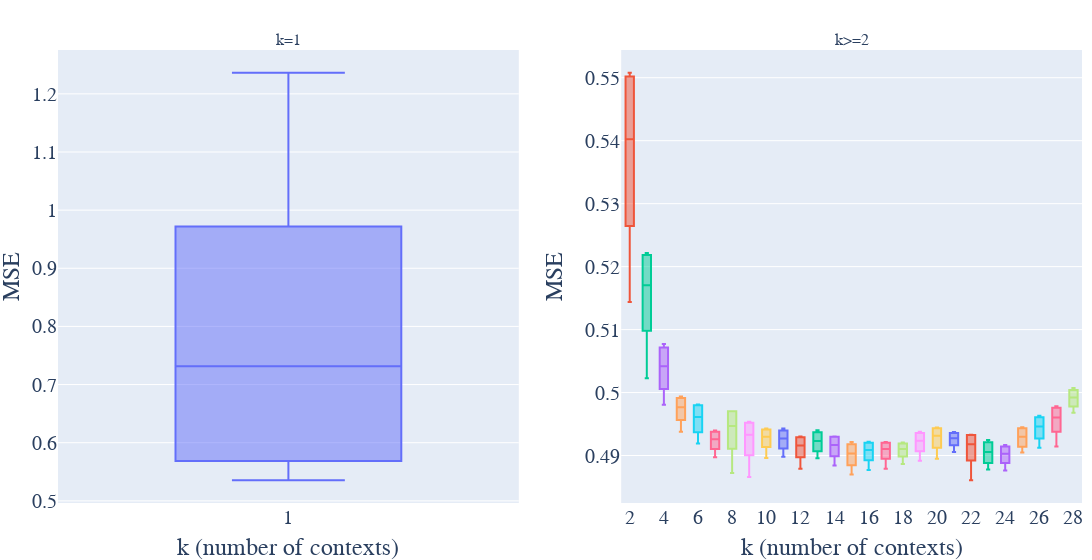

This figure's notebook cell:
### Code cell
import plotly.graph_objects as go
from plotly.subplots import make_subplots
# Create a Box trace for each row in the data
# Create a Box trace for each 'Name' in the data
# Initialize a DataFrame to store the simulated data
# Create a Box trace for each row in the data
# Create a Box trace for each 'Name' in the data


# Create traces for data points 1 and 2
traces_1_2 = []
for idx, row in data.iterrows():
    if int(row['Name']) <= 1:
        traces_1_2.append(go.Box(
            y=[row['min_score'], row['mean_score'] - row['std_score'], row['mean_score'], row['mean_score'] + row['std_score'], row['max_score']],
            name=int(row['Name']),
            boxpoints=False,
            line_width=2,
        ))

# Create traces for data points 3 and above
traces_3_plus = []
for idx, row in data.iterrows():
    if int(row['Name']) > 1 and int(row['Name']) <= 28:
        traces_3_plus.append(go.Box(
            y=[row['min_score'], row['mean_score'] - row['std_score'], row['mean_score'], row['mean_score'] + row['std_score'], row['max_score']],
            name=int(row['Name']),
            boxpoints=False,
            line_width=2,
        ))

# Create a figure with two subplots
fig = make_subplots(rows=1, cols=2, subplot_titles=("k=1", "k>=2"))

# Add traces to the subplots
for trace in traces_1_2:
    fig.add_trace(trace, row=1, col=1)

for trace in traces_3_plus:
    fig.add_trace(trace, row=1, col=2)

# Update the layout
fig.update_layout(
    # title_text="Mean Squared Error for Different Number of Datasets (k)",
    
    yaxis_title='MSE',
    xaxis_title='k (number of contexts)',
    width=1200,  # Width of the figure in pixels
    # height=400,  # Height of the figure in pixels
    autosize=False,
    showlegend=False,
    margin=dict(l=0, r=10, t=50, b=50),
    font=dict(
        family="Arial",  # Font family
        size=20,  # Font size
    ),
    # yaxis=dict(
    #     title_font=dict(
    #         size=14,  # Y-axis title font size
    #     ),
    #     tickfont=dict(
    #         size=12,  # Y-axis tick font size
    #     ),
    # ),
    # xaxis=dict(
    #     tickfont=dict(
    #         size=12,  # X-axis tick font size
    #     ),
    # ),
)

# add y axis title for both subplots
fig.update_yaxes(title_text="MSE", row=1, col=2)
fig.update_xaxes(title_text="k (number of contexts)", row=1, col=2)
# log scale for y axis
# fig.update_yaxes(type="log")
# Save the figure as a PDF
fig.write_image("paper/k-study.pdf")
fig.show()

### Figure 1 — Plotly figure (JSON) as saved in the notebook; plotly's stock layout.template omitted (floating-point values rounded to 4 significant figures)
{"data": [{"boxpoints": false, "line": {"width": 2}, "name": "1", "type": "box", "xaxis": "x", "y": [0.5353, 0.5799, 0.7317, 0.8835, 1.236], "yaxis": "y"}, {"boxpoints": false, "line": {"width": 2}, "name": "2", "type": "box", "xaxis": "x2", "y": [0.5144, 0.5305, 0.5402, 0.55, 0.5508], "yaxis": "y2"}, {"boxpoints": false, "line": {"width": 2}, "name": "3", "type": "box", "xaxis": "x2", "y": [0.5023, 0.5123, 0.517, 0.5217, 0.5221], "yaxis": "y2"}, {"boxpoints": false, "line": {"width": 2}, "name": "4", "type": "box", "xaxis": "x2", "y": [0.4981, 0.5014, 0.5042, 0.507, 0.5077], "yaxis": "y2"}, {"boxpoints": false, "line": {"width": 2}, "name": "5", "type": "box", "xaxis": "x2", "y": [0.4938, 0.4962, 0.4977, 0.4991, 0.4994], "yaxis": "y2"}, {"boxpoints": false, "line": {"width": 2}, "name": "6", "type": "box", "xaxis": "x2", "y": [0.4919, 0.4943, 0.4961, 0.498, 0.4981], "yaxis": "y2"}, {"boxpoints": false, "line": {"width": 2}, "name": "7", "type": "box", "xaxis": "x2", "y": [0.4897, 0.4915, 0.4926, 0.4937, 0.494], "yaxis": "y2"}, {"boxpoints": false, "line": {"width": 2}, "name": "8", "type": "box", "xaxis": "x2", "y": [0.4872, 0.4924, 0.4947, 0.497, 0.497], "yaxis": "y2"}, {"boxpoints": false, "line": {"width": 2}, "name": "9", "type": "box", "xaxis": "x2", "y": [0.4866, 0.4912, 0.4933, 0.4954, 0.4951], "yaxis": "y2"}, {"boxpoints": false, "line": {"width": 2}, "name": "10", "type": "box", "xaxis": "x2", "y": [0.4896, 0.4919, 0.493, 0.4941, 0.4943], "yaxis": "y2"}, {"boxpoints": false, "line": {"width": 2}, "name": "11", "type": "box", "xaxis": "x2", "y": [0.4898, 0.4916, 0.4927, 0.4939, 0.4943], "yaxis": "y2"}, {"boxpoints": false, "line": {"width": 2}, "name": "12", "type": "box", "xaxis": "x2", "y": [0.4879, 0.4903, 0.4916, 0.4929, 0.493], "yaxis": "y2"}, {"boxpoints": false, "line": {"width": 2}, "name": "13", "type": "box", "xaxis": "x2", "y": [0.4896, 0.491, 0.4923, 0.4936, 0.494], "yaxis": "y2"}, {"boxpoints": false, "line": {"width": 2}, "name": "14", "type": "box", "xaxis": "x2", "y": [0.4884, 0.4904, 0.4917, 0.4929, 0.493], "yaxis": "y2"}, {"boxpoints": false, "line": {"width": 2}, "name": "15", "type": "box", "xaxis": "x2", "y": [0.487, 0.4889, 0.4903, 0.4917, 0.4921], "yaxis": "y2"}, {"boxpoints": false, "line": {"width": 2}, "name": "16", "type": "box", "xaxis": "x2", "y": [0.4877, 0.4897, 0.4909, 0.492, 0.4922], "yaxis": "y2"}, {"boxpoints": false, "line": {"width": 2}, "name": "17", "type": "box", "xaxis": "x2", "y": [0.4879, 0.49, 0.491, 0.492, 0.4922], "yaxis": "y2"}, {"boxpoints": false, "line": {"width": 2}, "name": "18", "type": "box", "xaxis": "x2", "y": [0.4886, 0.4902, 0.4911, 0.4919, 0.4921], "yaxis": "y2"}, {"boxpoints": false, "line": {"width": 2}, "name": "19", "type": "box", "xaxis": "x2", "y": [0.4892, 0.4912, 0.4923, 0.4935, 0.4938], "yaxis": "y2"}, {"boxpoints": false, "line": {"width": 2}, "name": "20", "type": "box", "xaxis": "x2", "y": [0.4895, 0.4918, 0.4931, 0.4944, 0.4943], "yaxis": "y2"}, {"boxpoints": false, "line": {"width": 2}, "name": "21", "type": "box", "xaxis": "x2", "y": [0.4906, 0.492, 0.4928, 0.4935, 0.4937], "yaxis": "y2"}, {"boxpoints": false, "line": {"width": 2}, "name": "22", "type": "box", "xaxis": "x2", "y": [0.4861, 0.4903, 0.4918, 0.4933, 0.4933], "yaxis": "y2"}, {"boxpoints": false, "line": {"width": 2}, "name": "23", "type": "box", "xaxis": "x2", "y": [0.4878, 0.4891, 0.4906, 0.492, 0.4925], "yaxis": "y2"}, {"boxpoints": false, "line": {"width": 2}, "name": "24", "type": "box", "xaxis": "x2", "y": [0.4876, 0.4892, 0.4903, 0.4914, 0.4917], "yaxis": "y2"}, {"boxpoints": false, "line": {"width": 2}, "name": "25", "type": "box", "xaxis": "x2", "y": [0.4905, 0.4917, 0.493, 0.4943, 0.4945], "yaxis": "y2"}, {"boxpoints": false, "line": {"width": 2}, "name": "26", "type": "box", "xaxis": "x2", "y": [0.4912, 0.4932, 0.4946, 0.496, 0.4963], "yaxis": "y2"}, {"boxpoints": false, "line": {"width": 2}, "name": "27", "type": "box", "xaxis": "x2", "y": [0.4914, 0.4945, 0.496, 0.4975, 0.4978], "yaxis": "y2"}, {"boxpoints": false, "line": {"width": 2}, "name": "28", "type": "box", "xaxis": "x2", "y": [0.4968, 0.4981, 0.4992, 0.5003, 0.5007], "yaxis": "y2"}], "layout": {"annotations": [{"font": {"size": 16}, "showarrow": false, "text": "k=1", "x": 0.225, "xanchor": "center", "xref": "paper", "y": 1, "yanchor": "bottom", "yref": "paper"}, {"font": {"size": 16}, "showarrow": false, "text": "k>=2", "x": 0.775, "xanchor": "center", "xref": "paper", "y": 1, "yanchor": "bottom", "yref": "paper"}], "autosize": false, "font": {"family": "Arial", "size": 20}, "margin": {"b": 50, "l": 0, "r": 10, "t": 50}, "showlegend": false, "width": 1200, "xaxis": {"anchor": "y", "domain": [0, 0.45], "title": {"text": "k (number of contexts)"}}, "xaxis2": {"anchor": "y2", "domain": [0.55, 1], "title": {"text": "k (number of contexts)"}}, "yaxis": {"anchor": "x", "domain": [0, 1], "title": {"text": "MSE"}}, "yaxis2": {"anchor": "x2", "domain": [0, 1], "title": {"text": "MSE"}}}}
